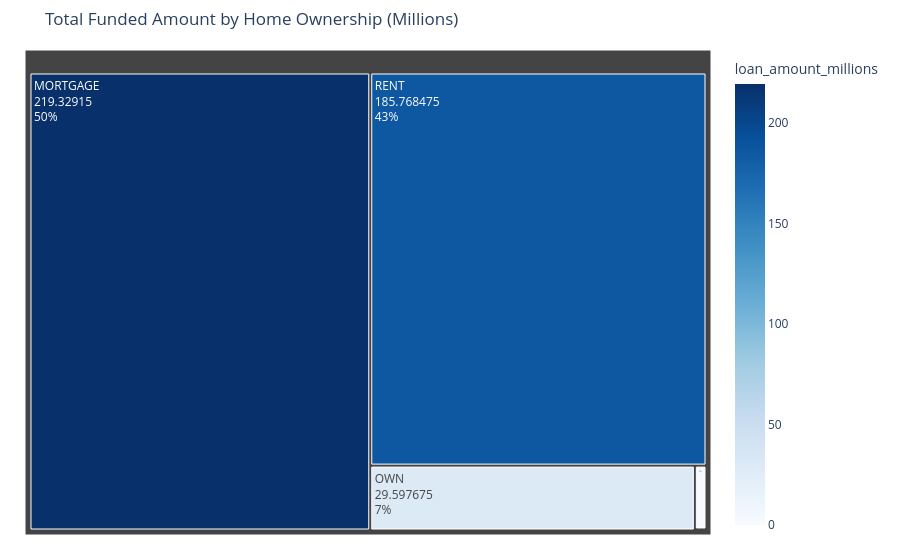

Notebook source saved alongside this figure:
### Code cell
home_funding = (
    df.groupby('home_ownership')['loan_amount']
      .sum()
      .reset_index()
)

home_funding['loan_amount_millions'] = (
    home_funding['loan_amount'] / 1_000_000
)

fig = px.treemap(
    home_funding,
    path=['home_ownership'],
    values='loan_amount_millions',
    color='loan_amount_millions',
    color_continuous_scale='Blues',
    title='Total Funded Amount by Home Ownership (Millions)'
)

fig.update_traces(
    textinfo='label+value+percent entry'
)

fig.update_layout(
    margin=dict(t=50, l=25, r=25, b=25)
)

fig.show()

### Figure 1 — Plotly figure (JSON) as saved in the notebook; plotly's stock layout.template omitted (floating-point values rounded to 4 significant figures)
{"data": [{"branchvalues": "total", "customdata": [[219.3], [0.0168], [1.045], [29.6], [185.8]], "domain": {"x": [0, 1], "y": [0, 1]}, "hovertemplate": "labels=%{label}<br>loan_amount_millions_sum=%{value}<br>parent=%{parent}<br>id=%{id}<br>loan_amount_millions=%{color}<extra></extra>", "ids": ["MORTGAGE", "NONE", "OTHER", "OWN", "RENT"], "labels": ["MORTGAGE", "NONE", "OTHER", "OWN", "RENT"], "marker": {"coloraxis": "coloraxis", "colors": [219.3, 0.0168, 1.045, 29.6, 185.8]}, "name": "", "parents": ["", "", "", "", ""], "textinfo": "label+value+percent entry", "type": "treemap", "values": [219.3, 0.0168, 1.045, 29.6, 185.8]}], "layout": {"coloraxis": {"colorbar": {"title": {"text": "loan_amount_millions"}}, "colorscale": [[0, "rgb(247,251,255)"], [0.125, "rgb(222,235,247)"], [0.25, "rgb(198,219,239)"], [0.375, "rgb(158,202,225)"], [0.5, "rgb(107,174,214)"], [0.625, "rgb(66,146,198)"], [0.75, "rgb(33,113,181)"], [0.875, "rgb(8,81,156)"], [1, "rgb(8,48,107)"]]}, "legend": {"tracegroupgap": 0}, "margin": {"b": 25, "l": 25, "r": 25, "t": 50}, "title": {"text": "Total Funded Amount by Home Ownership (Millions)"}}}
